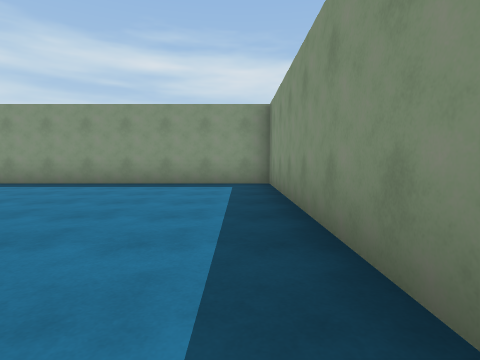
view 1 (above)

14 first-person views from a walk through a Unity game level. The camera is 1.2 m above the floor, tilts 4° down and sees 80° across. The floor is counted in squares, 2 m on a side. Each view is taken from the middle of a square. On the plan, view 1 faces up. The plan holds only what a view shows up to about 9 squares ahead; the rest is blank. The place goes on beyond the plan. The player character is not drawn.

view 2
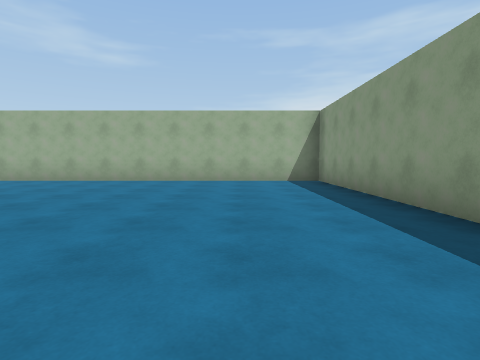

view 3
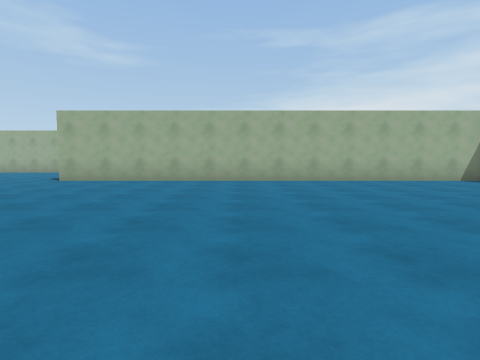

view 4
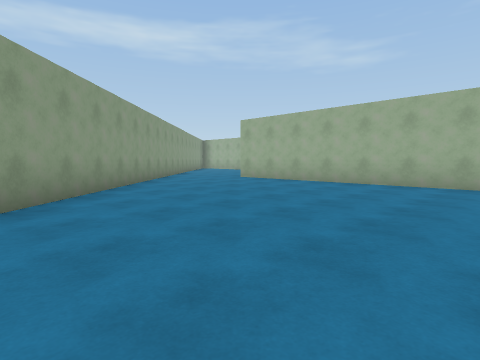

view 5
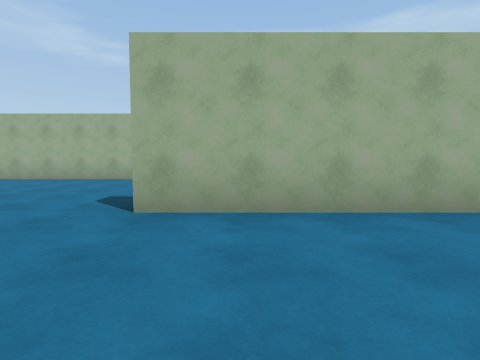

view 6
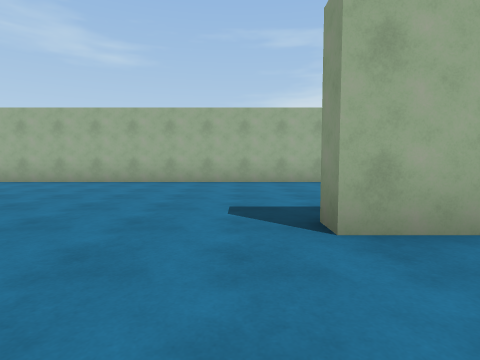

view 7
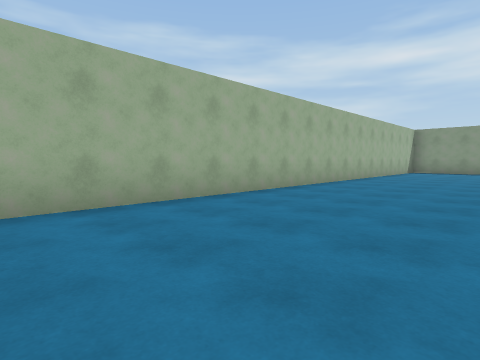

view 8
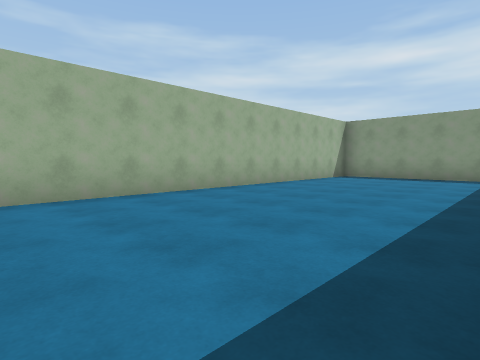

view 9
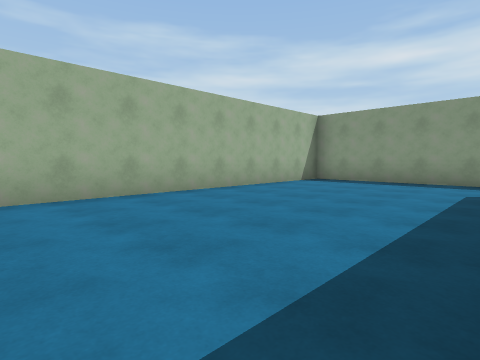

view 10
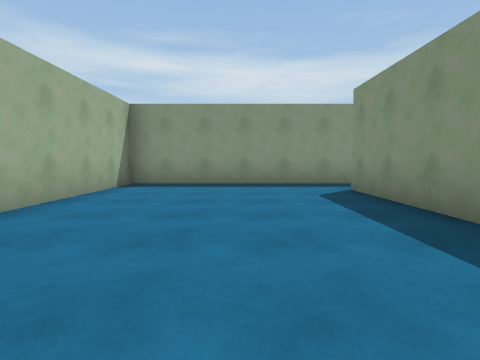

view 11
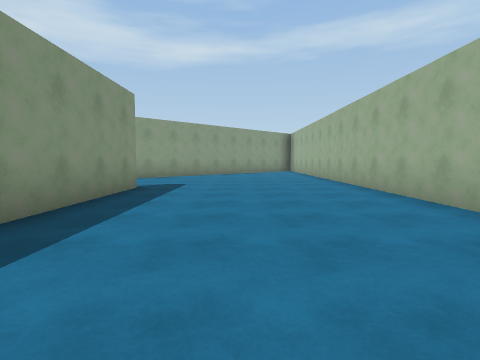

view 12
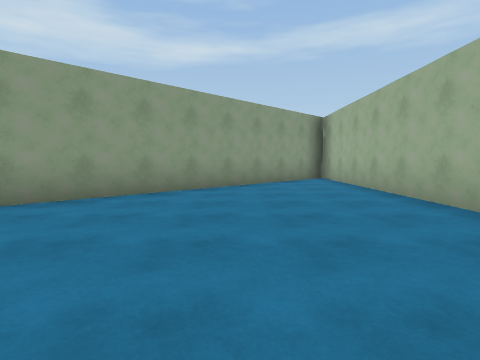

view 13
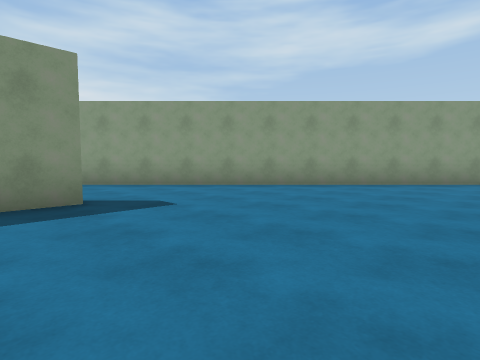

view 14
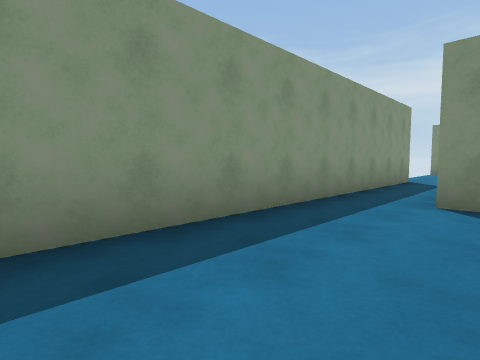

### Floor plan
Points are (right, up) in squares from view 1. A wall is a line through its corners. A room is listed if a view was taken in it or the views show most of it. See-through windows are left out.
Room 1 (views 1, 2, 3, 4, 5)
walls: (0.8, 0.8) (0.8, 7.3) (-8.2, 7.3) (-8.2, -5.2); (-5.2, -6) (-1.3, -2.1)
ways out: opening at (-6.5, -5.5) to room 2
Room 2 (views 6, 7, 8, 9, 10, 11, 12, 13, 14)
walls: (-8.2, -5.2) (-8.7, -5.2) (-8.7, -1.6); (-8.7, 4.6) (-8.7, 7.9); (-8.4, 9.2) (-13.7, 9.2) (-13.7, -14); (-13.3, -14.1) (-5.2, -6)
ways out: opening at (-6.5, -5.5) to room 1; opening at (-9, 8.5)

Positions as (right, up) in squares from view 1, and headings:
1: (0, 0), facing up
2: (0, 5), facing left
3: (0, 0), facing left
4: (-1, 2), facing down-left
5: (-5, -4), facing left
6: (-6, -6), facing left
7: (-10, -6), facing up-left
8: (-9, -1), facing up-left
9: (-9, 1), facing up-left
10: (-11, 2), facing up
11: (-11, 1), facing down
12: (-11, -5), facing down
13: (-13, -4), facing down-right
14: (-13, 7), facing up-right
